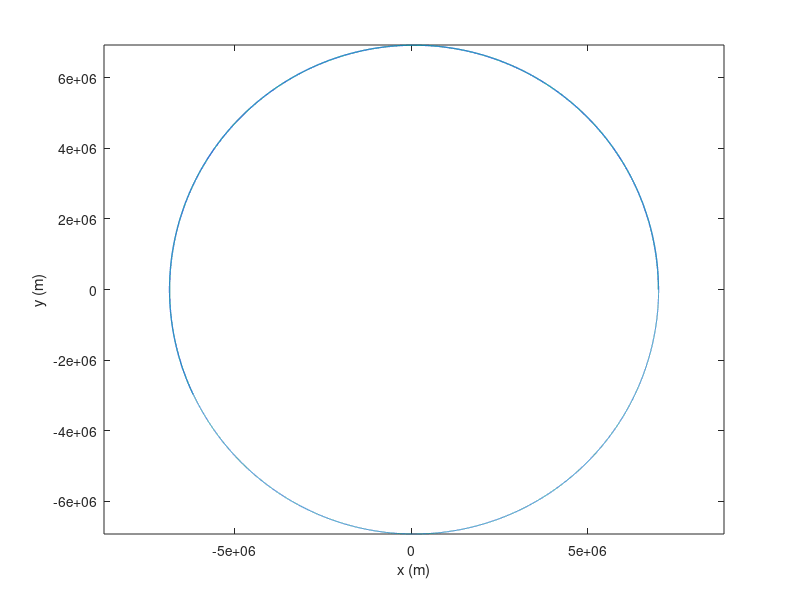

MATLAB code to generate this figure:
% Constants
G = 6.674e-11;        % Gravitational constant
mass_body = 5.972e24; % Earth mass (kg)
dt = 0.1;              % Time step (seconds)
n_steps = 90000;      % Number of steps

% Initial conditions
r = zeros(n_steps, 2);
v = zeros(n_steps, 2);
r(1,:) = [7000e3, 0];      % Start at 7000 km on x-axis
v(1,:) = [0, 7500];        % Initial velocity in y-direction (m/s)

% Simulation loop
for i = 1:(n_steps-1)
    % Calculate gravity acceleration
    r_mag = norm(r(i,:));
    a_grav = -(G*mass_body/r_mag^3) * r(i,:);
    
    % Update velocity and position (Euler method)
    v(i+1,:) = v(i,:) + a_grav * dt;
    r(i+1,:) = r(i,:) + v(i,:) * dt;
end

% Plot the orbit
plot(r(:,1), r(:,2))
axis equal
xlabel('x (m)')
ylabel('y (m)')
